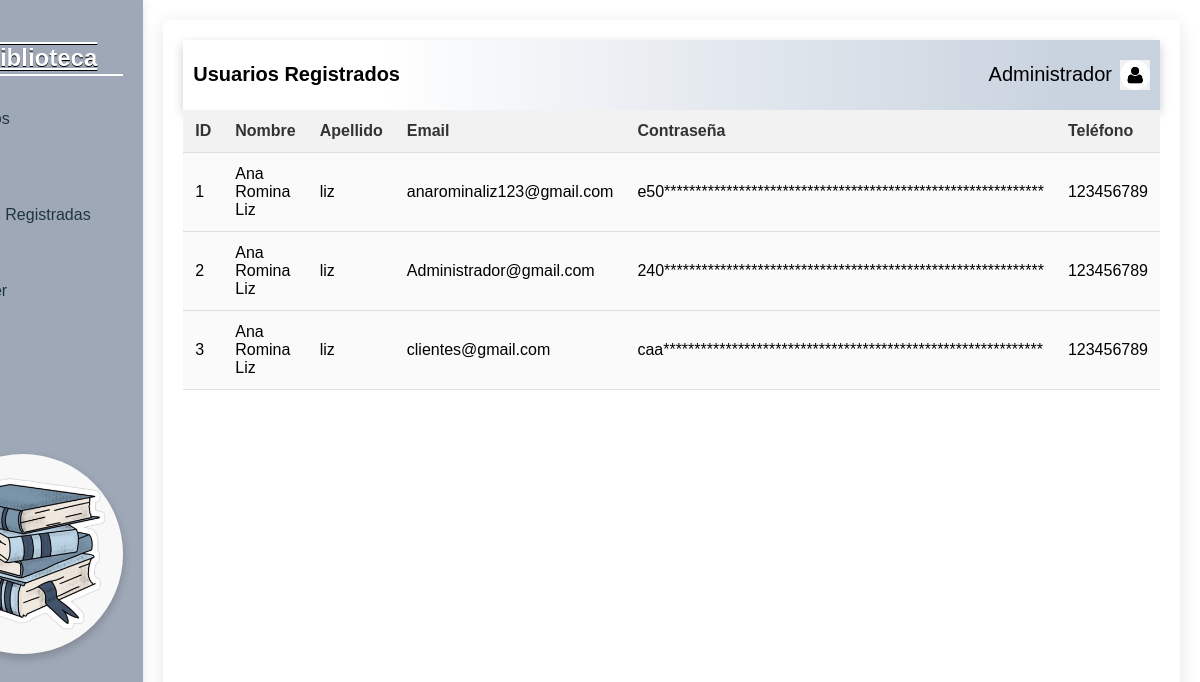
Page /usuarios_registrados.php on the committed database.
### tables this page shows
CREATE TABLE usuarios (
    id_usuario INT PRIMARY KEY AUTO_INCREMENT,
    nombre VARCHAR(26) NOT NULL,
    apellido varchar (20),
    email VARCHAR(50),
    contra varchar (65),
    telefono VARCHAR(20),
    id_roles INT,
    foreign key (id_roles) references roles(id_roles)
    on update cascade on delete set null
);

### usuarios_registrados.php (the view, shortened to what this page needs)
<?php
$host = 'localhost';
$usuario = 'root';
$contraseña = '';
$nombre_bd = 'biblioteca';
$conn = new mysqli($host, $usuario, $contraseña, $nombre_bd);
$result = $conn->query("SELECT * FROM usuarios");
?>
<!DOCTYPE html>
<html lang="es">
<head>
    <link rel="stylesheet" href="CSS/usuario_registrado.css">
</head>
<body>
    <div class="wrapper">
        <aside class="sidebar">
                <nav>
                    <center><h1>Mi Biblioteca</h1></center>
                    <ul>
                        <li><a href="gestionar_prestamos.php">Préstamos</a></li>
                        <li><a href="libros_por_categoria.php">Libros</a></li>
                        <li><a href="usuarios_registrados.php">Personas Registradas</a></li>
                        <br>
                        <li>
                            <a href="administrador.php">
                                Volver
                            </a>
                        </li>
                    </ul>
                </nav>
                <br>
                <br>
                <br>
                <br><br><br><br>
                <img src="imagenes/logoazul.jpg" alt="Usuario" style="width: 200px; height: 200px; border-radius: 50%; box-shadow: 0 4px 10px rgba(0, 0, 0, 0.2); object-fit: cover;">
        </aside>
        <div class="conteiner">
            <header>
                <h1>Usuarios Registrados</h1>
                <div class="user-notification">
                    <span>Administrador</span>
                    <img src="IMG/usuario.png" alt="Usuario" class="icon" width="30" height="30">
                </div>
            </header>
            <table>
                <thead>
                    <tr class="table-header">
                        <th>ID</th>
                        <th>Nombre</th>
                        <th>Apellido</th>
                        <th>Email</th>
                        <th>Contraseña</th>
                        <th>Teléfono</th>
                    </tr>
                </thead>
                <tbody>
                    <?php
                    if ($result->num_rows > 0) {
                        while ($row = $result->fetch_assoc()) {
                            echo "<tr>
                            <td>{$row['id_usuario']}</td>
                            <td>{$row['nombre']}</td>
                            <td>{$row['apellido']}</td>
                            <td>{$row['email']}</td>
                            <td>" . substr($row['contra'], 0, 3) . str_repeat('*', strlen($row['contra']) - 3) . "</td>
                            <td>{$row['telefono']}</td>
                            </tr>";
                        }
                        } else {
                            echo "<tr><td colspan='6' class='no-users'>No hay usuarios registrados.</td></tr>";
                        }
                    ?>
                </tbody>
            </table>
        </div>
    </div>
</body>
</html>

### css/usuario_registrado.css (style rules this page uses)
html, body { height: 100%; margin: 0; font-family: Arial, sans-serif; }
.wrapper { display: flex; height: 100vh; justify-content: flex-end; }
.sidebar { width: 200px; background-color: #9FA8B7; padding: 20px; box-shadow: 0 0 10px rgba(0, 0, 0, 0.1); }
.sidebar nav ul { list-style: none; padding: 0; }
.sidebar h1 { color: #fff; font-size: 24px; text-decoration: underline overline; text-shadow: 0 1px 0 black; border-bottom: 2px solid #fff; padding-bottom: 2px; text-align: center; }
.sidebar nav ul li { margin: 10px 0; }
.sidebar nav ul li a { text-decoration: none; color: #203543; padding: 10px; display: block; transition: background-color 0.3s; }
.conteiner { flex: 1; display: flex; flex-direction: column; padding: 20px; max-width: 1200px; margin: 20px; background: white; border-radius: 8px; box-shadow: 0 4px 20px rgba(0, 0, 0, 0.1); }
header { justify-content: space-between; align-items: center; padding: 10px; display: flex; background: linear-gradient(to right, transparent 20%, #C9D3DF 90%); color: #000; box-shadow: 0 4px 10px rgba(0, 0, 0, 0.2); font-size: 20px; }
.user-notification { display: flex; align-items: center; }
.user-notification span { margin-right: 8px; }
h1 { color: #000; font-size: 20px; }
table { width: 100%; border-collapse: collapse; margin-bottom: 40px; }
th, td { padding: 12px; text-align: left; border-bottom: 1px solid #ddd; }
th { background-color: #f2f2f2; color: #333; }
td { background-color: #fafafa; }

### rows in the picture
usuarios: id_usuario "1", nombre "Ana Romina Liz", apellido "liz", email "anarominaliz123@gmail.com", contra "e50", contra "*************************************************************", telefono "123456789"
usuarios: id_usuario "2", nombre "Ana Romina Liz", apellido "liz", email "Administrador@gmail.com", contra "240", contra "*************************************************************", telefono "123456789"
usuarios: id_usuario "3", nombre "Ana Romina Liz", apellido "liz", email "clientes@gmail.com", contra "caa", contra "*************************************************************", telefono "123456789"
